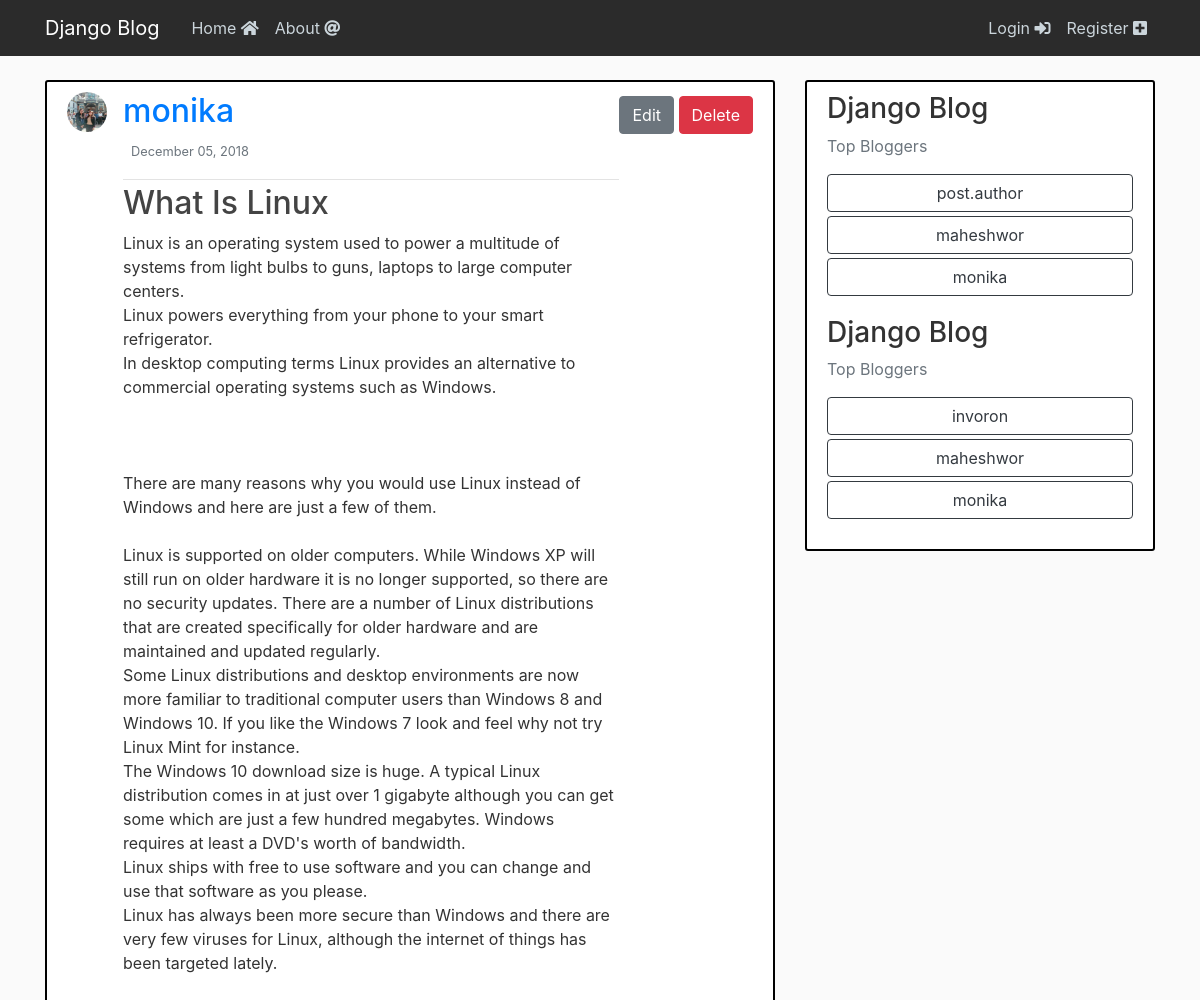
The app's page /post/14/ with its own data.
### blog/models.py (models this page shows, shortened)
class Post(models.Model):  #fields here
    title = models.CharField(max_length=100)
    content = models.TextField()
    date_posted = models.DateTimeField(default=timezone.now)
    author = models.ForeignKey(User, on_delete=models.CASCADE)
    tags = models.CharField(max_length=50,default="django-blog")

### users/models.py (models this page shows, shortened)
class Profile(models.Model): #inherit models.Models
    user =  models.OneToOneField(User,on_delete=models.CASCADE)
    image = models.ImageField(default='default.jpg',upload_to='profile_pics')

### blog/views.py (the view)
# urls.py: path('post/<int:pk>/', PostDetailView.as_view(), name='post-detail'),
class PostDetailView(DetailView):
    model = Post

### blog/templates/blog/post_detail.html (shortened to what this page needs)
{% extends "blog/base.html" %}
{% block content %}
        <article class="media content-section">
          <img class="rounded-circle article-img" src="{{ object.author.profile.image.url }}">
          <div class="media-body">
            <div class="article-metadata">
                <a class="mr-2" href="{% url 'user-posts' object.author.username %}"><h2>{{ object.author }}</h2></a>
              <small class="text-muted">{{ object.date_posted|date:"F d, Y" }}</small><p>
            </div>
            <h2 class="article-title" > {{ object.title }}</h2>
            <p class="article-content">{{ object.content }}</p>
          </div>
          <div>
                  <a class="btn btn-secondary btn-md  mt-1 mb-1" href="{% url 'post-update' object.id %}">Edit</a>
                  <a class="btn btn-danger btn-md mt-1 mb-1" href="{% url 'post-delete' object.id %}">Delete</a>
          </div>
        </article>
{% endblock content %}

### blog/static/blog/main.css (style rules this page uses)
body { background: #fafafa; color: #333333; margin-top: 5rem; }
.content-section { background: #ffffff; padding: 10px 20px; border: 2px solid #000000; border-radius: 3px; margin-bottom: 20px; }
.article-title { color: #444444; }
.article-content { white-space: pre-line; }
.article-img { height: 40px; width: 40px; margin-right: 16px; }
.article-metadata { padding-bottom: 1px; margin-bottom: 4px; border-bottom: 1px solid #e3e3e3 }

### records on screen
Post: author.profile.image (picture), author "monika", date_posted "December 05, 2018", title "What Is Linux", content "Linux is an operating system used to power a multitude of systems from light bulbs to guns, laptops to large computer centers. Linux powers everything from your phone to your smart refrigerator. In desktop computing terms Linux provides an alternative to commercial operating systems such as Windows. There are many reasons why you would use Linux instead of Windows and here are just a few of them. Linux is supported on older computers. While Windows XP will still run on older hardware it is no longer supported, so there are no security updates. There are a number of Linux distributions that are created specifically for older hardware and are maintained and updated regularly. Some Linux…"
